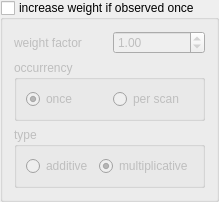
          <widget class="QGroupBox" name="groupBox_increaseWeightIfObservedOnce">
           <property name="toolTip">
            <string>increase weight of this source if it is already observed</string>
           </property>
           <property name="statusTip">
            <string>increase weight of this source if it is already observed</string>
           </property>
           <property name="whatsThis">
            <string>&lt;html&gt;&lt;head/&gt;&lt;body&gt;&lt;p&gt;Increase the weight of a scan to this source if the source is already scheduled.&lt;/p&gt;&lt;p&gt;Extra weight (weights &amp;gt;1) mean that scans to this source are preferred. &lt;/p&gt;&lt;p&gt;This option can be used to focus on a small amount of target scans and try to observe them as often as possible. &lt;/p&gt;&lt;p&gt;&lt;br/&gt;&lt;/p&gt;&lt;p&gt;The weight is increased by the number set in the &lt;span style=&quot; font-weight:600;&quot;&gt;weight factor&lt;/span&gt; field. &lt;/p&gt;&lt;p&gt;There are two possibilities how a weight can be increased, either additive or multiplicative. &lt;/p&gt;&lt;p&gt;The increase can happen every time a scan is observed or only once. &lt;/p&gt;&lt;p&gt;&lt;br/&gt;&lt;/p&gt;&lt;p&gt;&lt;span style=&quot; font-weight:600;&quot;&gt;Examples:&lt;/span&gt;&lt;/p&gt;&lt;p&gt;start Weight: 1&lt;/p&gt;&lt;p&gt;weight factor: 2&lt;/p&gt;&lt;p&gt;once&lt;/p&gt;&lt;p&gt;additive&lt;/p&gt;&lt;p&gt;1. scan: weight = 1&lt;/p&gt;&lt;p&gt;2. scan: weight = 3&lt;/p&gt;&lt;p&gt;3. scan: weight = 3&lt;/p&gt;&lt;p&gt;4. scan: weight = 3&lt;/p&gt;&lt;p&gt;&lt;br/&gt;&lt;/p&gt;&lt;p&gt;start Weight: 1&lt;/p&gt;&lt;p&gt;weight factor: 2&lt;/p&gt;&lt;p&gt;per scan&lt;/p&gt;&lt;p&gt;additive&lt;/p&gt;&lt;p&gt;1. scan: weight = 1&lt;/p&gt;&lt;p&gt;2. scan: weight = 3&lt;/p&gt;&lt;p&gt;3. scan: weight = 5&lt;/p&gt;&lt;p&gt;4. scan: weight = 7&lt;/p&gt;&lt;p&gt;&lt;br/&gt;&lt;/p&gt;&lt;p&gt;start Weight: 1&lt;/p&gt;&lt;p&gt;weight factor: 2&lt;/p&gt;&lt;p&gt;per scan&lt;/p&gt;&lt;p&gt;once&lt;/p&gt;&lt;p&gt;1. scan: weight = 1&lt;/p&gt;&lt;p&gt;2. scan: weight = 2&lt;/p&gt;&lt;p&gt;3. scan: weight = 2&lt;/p&gt;&lt;p&gt;4. scan: weight = 2&lt;/p&gt;&lt;p&gt;&lt;br/&gt;&lt;/p&gt;&lt;p&gt;start Weight: 1&lt;/p&gt;&lt;p&gt;weight factor: 2&lt;/p&gt;&lt;p&gt;per scan&lt;/p&gt;&lt;p&gt;multiplikative&lt;/p&gt;&lt;p&gt;1. scan: weight = 1&lt;/p&gt;&lt;p&gt;2. scan: weight = 2&lt;/p&gt;&lt;p&gt;3. scan: weight = 4&lt;/p&gt;&lt;p&gt;4. scan: weight = 8&lt;/p&gt;&lt;/body&gt;&lt;/html&gt;</string>
           </property>
           <property name="title">
            <string>increase weight if observed once</string>
           </property>
           <property name="checkable">
            <bool>true</bool>
           </property>
           <property name="checked">
            <bool>false</bool>
           </property>
           <layout class="QVBoxLayout" name="verticalLayout_9">
            <item>
             <layout class="QHBoxLayout" name="horizontalLayout_8">
              <item>
               <widget class="QLabel" name="label_22">
                <property name="text">
                 <string>weight factor</string>
                </property>
               </widget>
              </item>
              <item>
               <widget class="QDoubleSpinBox" name="doubleSpinBox_factor">
                <property name="toolTip">
                 <string>factor to use</string>
                </property>
                <property name="statusTip">
                 <string>factor to use</string>
                </property>
                <property name="value">
                 <double>1.000000000000000</double>
                </property>
               </widget>
              </item>
             </layout>
            </item>
            <item>
             <widget class="QGroupBox" name="groupBox">
              <property name="title">
               <string>occurrency</string>
              </property>
              <layout class="QHBoxLayout" name="horizontalLayout_15">
               <item>
                <widget class="QRadioButton" name="radioButton_increaseWeight_once">
                 <property name="toolTip">
                  <string>increase weight only once</string>
                 </property>
                 <property name="statusTip">
                  <string>increase weight only once</string>
                 </property>
                 <property name="text">
                  <string>once</string>
                 </property>
                 <property name="checked">
                  <bool>true</bool>
                 </property>
                </widget>
               </item>
               <item>
                <widget class="QRadioButton" name="radioButton_increaseWeight_perScan">
                 <property name="toolTip">
                  <string>increase weight at every scan</string>
                 </property>
                 <property name="statusTip">
                  <string>increase weight at every scan</string>
                 </property>
                 <property name="text">
                  <string>per scan</string>
                 </property>
                 <property name="checked">
                  <bool>false</bool>
                 </property>
                </widget>
               </item>
              </layout>
             </widget>
            </item>
            <item>
             <widget class="QGroupBox" name="groupBox_7">
              <property name="title">
               <string>type</string>
              </property>
              <layout class="QHBoxLayout" name="horizontalLayout_13">
               <item>
                <widget class="QRadioButton" name="radioButton_addWeightAdditive">
                 <property name="toolTip">
                  <string>add weight factor </string>
                 </property>
                 <property name="statusTip">
                  <string>add weight factor </string>
                 </property>
                 <property name="text">
                  <string>additive</string>
                 </property>
                </widget>
               </item>
               <item>
                <widget class="QRadioButton" name="radioButton_addWeightMultiplicative">
                 <property name="toolTip">
                  <string>multiply current weight with weight factor</string>
                 </property>
                 <property name="statusTip">
                  <string>multiply current weight with weight factor</string>
                 </property>
                 <property name="text">
                  <string>multiplicative</string>
                 </property>
                 <property name="checked">
                  <bool>true</bool>
                 </property>
                </widget>
               </item>
              </layout>
             </widget>
            </item>
           </layout>
          </widget>
